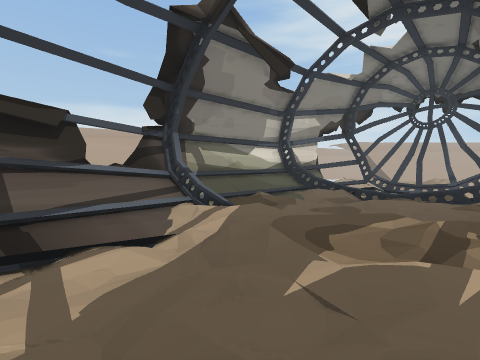
View 1 (above)

12 first-person views from a walk through a Unity game level. The camera is 1.2 m above the floor, tilts 2° down and sees 80° across. The floor is counted in squares, 2 m on a side. Each view is taken from the middle of a square. On the plan, view 1 faces up. The plan holds only what a view shows up to about 9 squares ahead; the rest is blank. The place goes on beyond the plan.

View 2
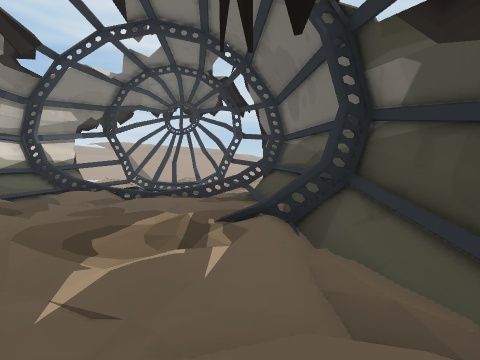

View 3
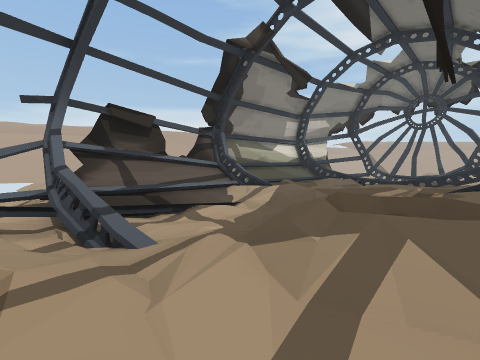

View 4
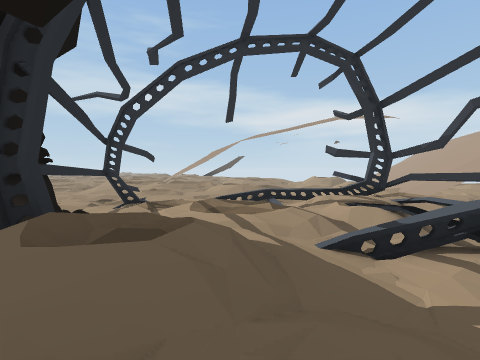

View 5
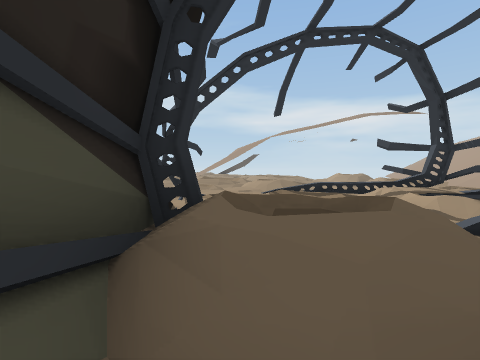

View 6
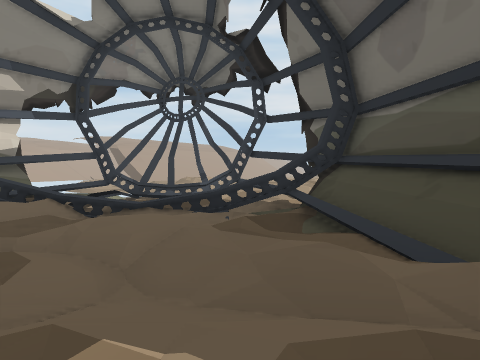

View 7
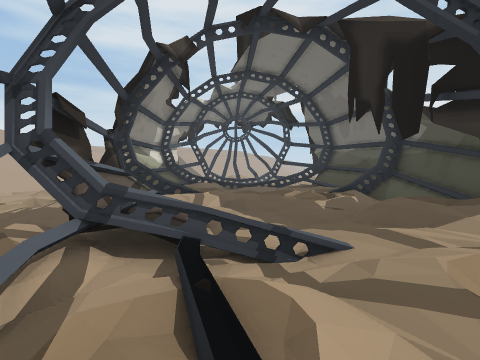

View 8
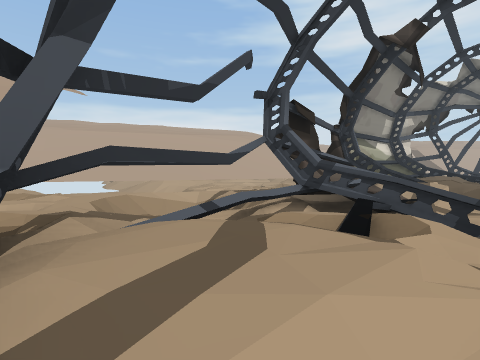

View 9
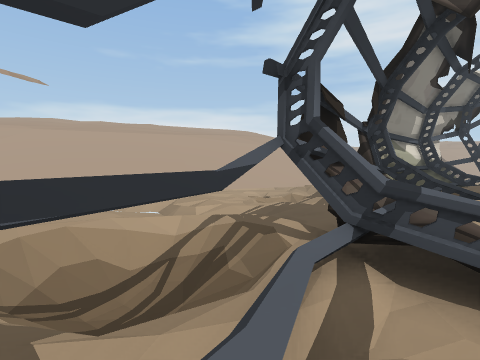

View 10
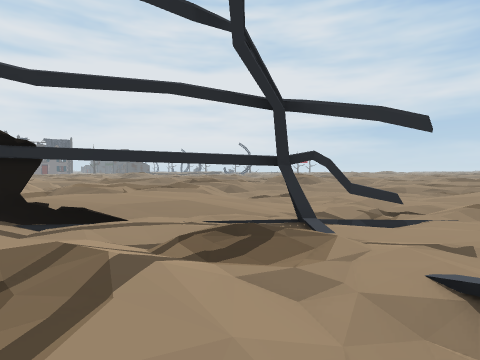

View 11
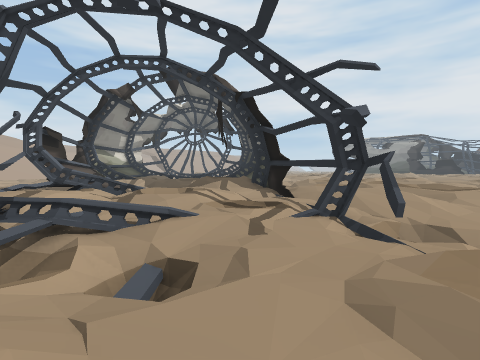

View 12
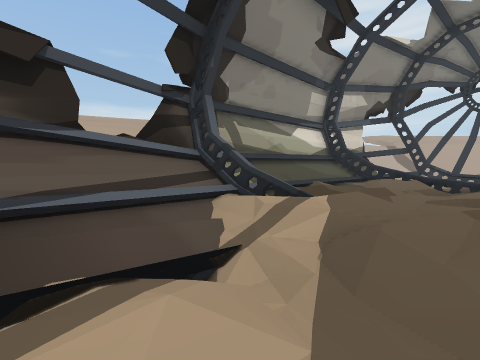

### Floor plan
Key: @ floor where view 1 was taken; # wall or solid block; . main floor; : floor 0.25 m higher than the main floor; - floor 0.25 m lower than the main floor; + floor 0.5 m higher than the main floor; _ floor 1.25 m lower than the main floor; / step, stairs or slope; = window, fence, low wall or low ledge.
Columns run from 6 left of view 1 to 8 right of it. Each row starts with its distance up from view 1.
 12            ###
 11         =#===#
 10   =/   ##===#=/
  9 ////  ##:=# .=/
  8 .-// ##///=#.=
  7 .--.##/:./:=#=
  6 //.###.:./:.##
  5 //-#///..-:/##
  4 //##./////+##
  3 _/#:--/.:/=#/
  2 /###--.::##
  1 =#===.///##
  0 #:////@/##
 -1 #+/.../##
 -2 =/.../##
 -3 /=-/..#:::
 -4 #-/..#::+/
 -5 //-.#.::/./
 -6 /../#-.//:.
 -7 .-.//---/.
 -8    //--//:
 -9    .---/-
-10    .----
-11    /-/.

Positions as (right, up) in squares from view 1, and headings:
1: (0, 0), facing up
2: (0, 0), facing up-right
3: (-1, -2), facing up
4: (1, 2), facing down-left
5: (2, 1), facing down-left
6: (2, 3), facing up-right
7: (-5, -1), facing up-right
8: (-5, -2), facing up
9: (-5, 0), facing up
10: (-4, -2), facing down-right
11: (-6, -7), facing up-right
12: (-1, 2), facing up
